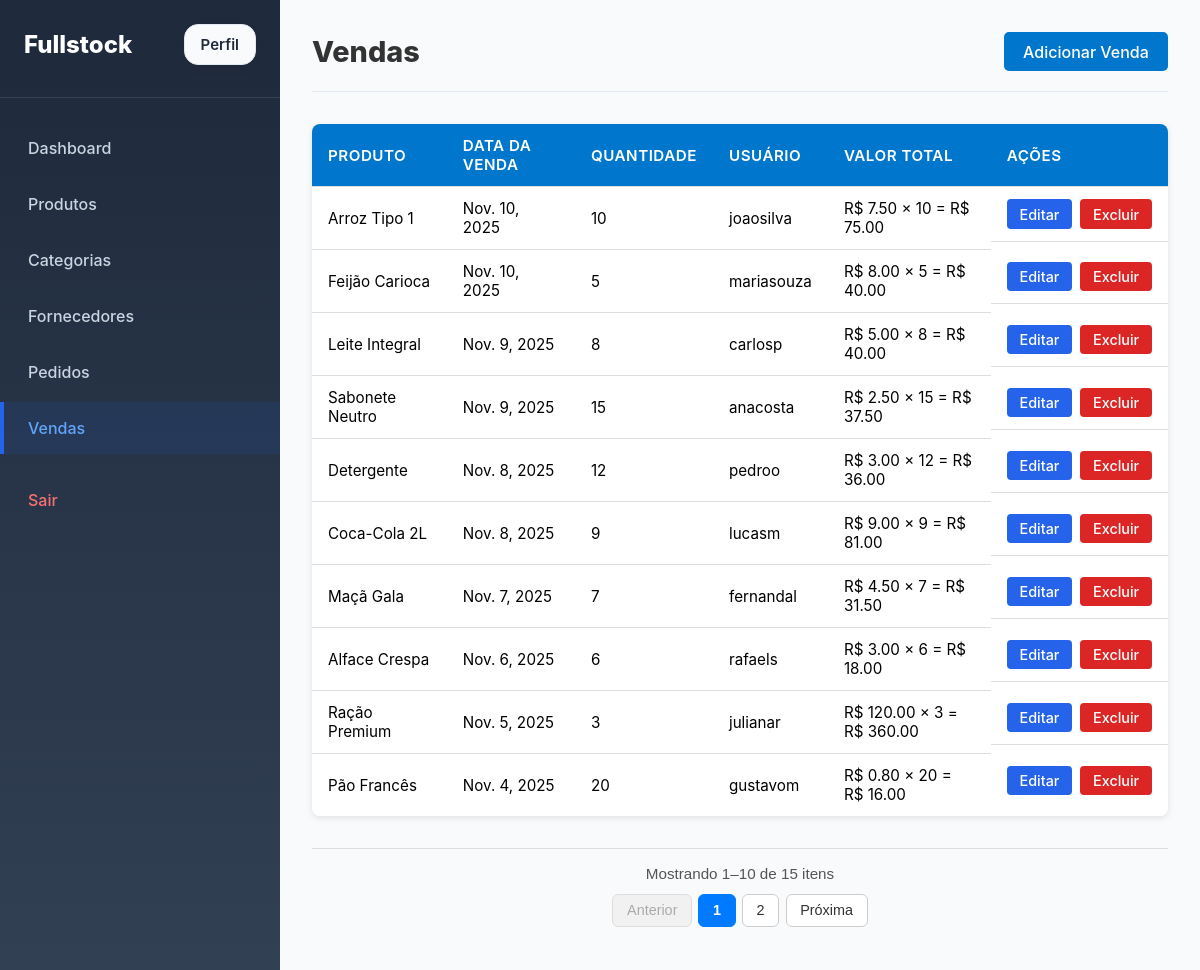
The app's page /sales/ (signed in) with its own data.
### stock/models.py (models this page shows, shortened)
class Sale(models.Model):
    product = models.ForeignKey(Product, on_delete=models.CASCADE)
    saleDate = models.DateField()
    quantity = models.IntegerField()
    user = models.ForeignKey(AdaptedUser, on_delete=models.CASCADE)
    @property
    def total_value(self):
        return self.product.salePrice * self.quantity

class Product(models.Model):
    name = models.CharField(max_length=50)
    quantity = models.IntegerField()
    allotment = models.IntegerField()
    dueDate = models.DateField()
    salePrice = models.FloatField()
    productionPrice = models.FloatField()
    description = models.TextField()
    sku = models.IntegerField()
    active = models.BooleanField(default=True)
    category = models.ForeignKey(Category, on_delete=models.CASCADE)
    provider = models.ForeignKey(Provider, on_delete=models.CASCADE)
    local = models.CharField(max_length=30)
    image = models.ImageField(upload_to='products_image/', blank=True, null=True)

class AdaptedUser(AbstractUser):
    name = models.CharField(max_length=100, null=False)
    cpf = models.CharField(max_length=11, unique=True, null=False)
    address = models.CharField(max_length=50, null=False)
    birthDate = models.DateField(null=True)
    email = models.EmailField(max_length=254, null=False)
    @property
    def is_admin(self):
        return self.is_staff or self.is_superuser or self.groups.filter(name="ADMIN").exists()

### stock/views.py (the view)
# urls.py: path('sales/', views.SaleListView.as_view(), name='sales'),
@method_decorator(login_required, name='dispatch')
class SaleListView(ListView):
    model = Sale
    template_name = 'stock/sales.html'
    context_object_name = 'sale_list'
    paginate_by = 10
    ordering = ['id']
    def get_context_data(self, **kwargs):
        context = super().get_context_data(**kwargs)
        paginator = context['paginator']
        page_obj = context['page_obj']
        context.update({
            'start_index': page_obj.start_index(),
            'end_index': page_obj.end_index(),
            'total_items': paginator.count,
        })
        return context

### stock/templates/stock/sales.html
{% extends 'base.html' %}
{% block main %}
<header class="page-header">
    <h1>Vendas</h1>
    <a class="btn-primary" href="{% url 'createSale' %}">Adicionar Venda</a>
</header>
{% if sale_list %}
<div class="table-container">
    <table class="data-table">
        <thead>
        <tr>
            <th>Produto</th>
            <th>Data da Venda</th>
            <th>Quantidade</th>
            <th>Usuário</th>
            <th>Valor Total</th>
            <th class="actions-header">Ações</th>
        </tr>
        </thead>
        <tbody>
        {% for sale in page_obj %}
        <tr>
            <td>{{ sale.product.name }}</td>
            <td>{{ sale.saleDate }}</td>
            <td>{{ sale.quantity }}</td>
            <td>{{ sale.user.username }}</td>
            <td>
                {% with total=sale.product.salePrice|floatformat:2 %}
                R$ {{ sale.product.salePrice|floatformat:2 }} × {{ sale.quantity }} =
                R$ {{ sale.total_value|floatformat:2 }}
                {% endwith %}
            </td>
            <td class="data-table actions">
                <a href="{% url 'updateSale' sale.id %}" class="btn-edit">Editar</a>
                <a href="{% url 'deleteSale' sale.id %}" class="btn-delete">Excluir</a>
            </td>
        </tr>
        {% endfor %}
        </tbody>
    </table>
</div>
{% else %}
<p>Nenhuma venda cadastrada.</p>
{% endif %}
{% include 'pagination.html' %}
{% endblock %}

### static/css/main.css (style rules this page uses)
html, body { margin: 0; padding: 0; width: 100%; height: 100%; font-family: -apple-system, BlinkMacSystemFont, "Segoe UI", Roboto, Oxygen, Ubuntu, Cantarell, sans-serif; background: #f1f5f9; }
.page-header { display: flex; justify-content: space-between; align-items: center; margin-bottom: 24px; }
.page-header h1 { font-size: 28px; font-weight: 700; margin: 0; }
.btn-primary { background: #2563eb; color: white; padding: 10px 16px; border-radius: 8px; text-decoration: none; font-weight: 600; }
.btn-edit, .btn-delete { padding: 8px 14px; border-radius: 8px; font-size: 14px; color: white; }
.btn-edit { background: #2563eb; }
.btn-delete { background: #ef4444; }
.btn-delete, .btn-cancel { padding: 0.7rem 1.5rem; border: none; border-radius: 8px; font-weight: 600; cursor: pointer; text-decoration: none; transition: all 0.2s ease; }
.btn-delete { background: #e53935; color: #fff; }

### static/css/dashboard.css (style rules this page uses)
.page-header { display: flex; justify-content: space-between; align-items: center; margin-bottom: 32px; padding-bottom: 20px; border-bottom: 1px solid #e2e8f0; }
.page-header h1 { font-size: 32px; font-weight: 800; color: #1e293b; margin: 0; }

### static/css/products.css (style rules this page uses)
.btn-edit, .btn-delete { padding: 8px 14px; border-radius: 8px; font-size: 14px; color: white; }
.btn-edit { background: #2563eb; }
.btn-delete { background: #ef4444; }

### static/css/table-list.css (style rules this page uses)
.table-container { width: 100%; overflow-x: auto; margin-top: 2rem; border-radius: 8px; box-shadow: 0 2px 6px rgba(0, 0, 0, 0.1); }
.data-table { width: 100%; border-collapse: collapse; background-color: #fff; font-size: 0.95rem; text-align: left; }
.data-table thead { background-color: #0077cc; color: #fff; }
.data-table th, .data-table td { padding: 0.75rem 1rem; border-bottom: 1px solid #ddd; }
.data-table th { font-weight: 600; text-transform: uppercase; letter-spacing: 0.5px; }
.data-table tbody tr:last-child td { border-bottom: none; }
.page-header { display: flex; justify-content: space-between; align-items: center; margin-bottom: 1.5rem; }
.page-header h1 { font-size: 1.8rem; color: #333; }
.btn-primary { background-color: #0077cc; color: #fff; padding: 0.6rem 1.2rem; border-radius: 5px; text-decoration: none; font-weight: 500; transition: background-color 0.3s ease; }
.actions { display: flex; gap: 0.5rem; }
.btn-edit, .btn-delete { padding: 0.4rem 0.8rem; border-radius: 4px; text-decoration: none; font-weight: 500; font-size: 0.9rem; transition: all 0.3s ease; }
.btn-edit { background-color: #ffc107; color: #333; }
.btn-delete { background-color: #dc3545; color: #fff; }

### static/css/user.css (style rules this page uses)
.btn-edit { background: #2563eb; color: white; }
.btn-delete { background: #dc2626; color: white; }

### records on screen
Sale: product.name "Arroz Tipo 1", saleDate "Nov. 10, 2025", quantity "10", user.username "joaosilva", product.salePrice "7.50", total_value "75.00"
Sale: product.name "Feijão Carioca", saleDate "Nov. 10, 2025", quantity "5", user.username "mariasouza", product.salePrice "8.00", total_value "40.00"
Sale: product.name "Leite Integral", saleDate "Nov. 9, 2025", quantity "8", user.username "carlosp", product.salePrice "5.00", total_value "40.00"
Sale: product.name "Sabonete Neutro", saleDate "Nov. 9, 2025", quantity "15", user.username "anacosta", product.salePrice "2.50", total_value "37.50"
Sale: product.name "Detergente", saleDate "Nov. 8, 2025", quantity "12", user.username "pedroo", product.salePrice "3.00", total_value "36.00"
Sale: product.name "Coca-Cola 2L", saleDate "Nov. 8, 2025", quantity "9", user.username "lucasm", product.salePrice "9.00", total_value "81.00"
Sale: product.name "Maçã Gala", saleDate "Nov. 7, 2025", quantity "7", user.username "fernandal", product.salePrice "4.50", total_value "31.50"
Sale: product.name "Alface Crespa", saleDate "Nov. 6, 2025", quantity "6", user.username "rafaels", product.salePrice "3.00", total_value "18.00"
Sale: product.name "Ração Premium", saleDate "Nov. 5, 2025", quantity "3", user.username "julianar", product.salePrice "120.00", total_value "360.00"
Sale: product.name "Pão Francês", saleDate "Nov. 4, 2025", quantity "20", user.username "gustavom", product.salePrice "0.80", total_value "16.00"

### other values on screen
{{ start_index }} "1"
{{ end_index }} "10"
{{ total_items }} "15"
{{ page_num }} "1"
{{ page_num }} "2"
